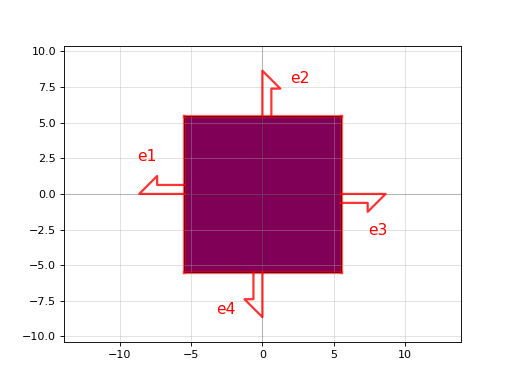

Write Python code to recreate this figure.
import gdsfactory as gf

c = gf.components.via_stack(size=[11.0, 11.0], layers=['M1', 'M2', 'M3'])
c.plot()
